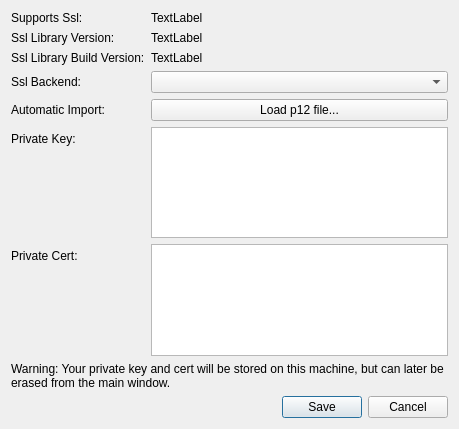
<?xml version="1.0" encoding="UTF-8"?>
<ui version="4.0">
 <class>ImportCertificateDialog</class>
 <widget class="QDialog" name="ImportCertificateDialog">
  <property name="geometry">
   <rect>
    <x>0</x>
    <y>0</y>
    <width>459</width>
    <height>429</height>
   </rect>
  </property>
  <property name="windowTitle">
   <string>Import Certificate</string>
  </property>
  <layout class="QVBoxLayout" name="verticalLayout">
   <item>
    <layout class="QFormLayout" name="formLayout">
     <item row="0" column="0">
      <widget class="QLabel" name="labelSupportsSsl">
       <property name="text">
        <string>Supports Ssl:</string>
       </property>
      </widget>
     </item>
     <item row="0" column="1">
      <widget class="QLabel" name="labelSupportsSslValue">
       <property name="text">
        <string>TextLabel</string>
       </property>
      </widget>
     </item>
     <item row="1" column="0">
      <widget class="QLabel" name="labelSslLibraryVersion">
       <property name="text">
        <string>Ssl Library Version:</string>
       </property>
      </widget>
     </item>
     <item row="1" column="1">
      <widget class="QLabel" name="labelSslLibraryVersionValue">
       <property name="text">
        <string>TextLabel</string>
       </property>
      </widget>
     </item>
     <item row="2" column="0">
      <widget class="QLabel" name="labelSslLibraryBuildVersion">
       <property name="text">
        <string>Ssl Library Build Version:</string>
       </property>
      </widget>
     </item>
     <item row="2" column="1">
      <widget class="QLabel" name="labelSslLibraryBuildVersionValue">
       <property name="text">
        <string>TextLabel</string>
       </property>
      </widget>
     </item>
     <item row="3" column="0">
      <widget class="QLabel" name="labelSslBackend">
       <property name="text">
        <string>Ssl Backend:</string>
       </property>
       <property name="buddy">
        <cstring>comboBoxSslBackend</cstring>
       </property>
      </widget>
     </item>
     <item row="3" column="1">
      <widget class="QComboBox" name="comboBoxSslBackend"/>
     </item>
     <item row="4" column="0">
      <widget class="QLabel" name="labelAutomaticImport">
       <property name="text">
        <string>Automatic Import:</string>
       </property>
       <property name="buddy">
        <cstring>pushButtonImport</cstring>
       </property>
      </widget>
     </item>
     <item row="4" column="1">
      <widget class="QPushButton" name="pushButtonImport">
       <property name="text">
        <string>Load p12 file...</string>
       </property>
      </widget>
     </item>
     <item row="5" column="0">
      <widget class="QLabel" name="labelPrivateKey">
       <property name="text">
        <string>Private Key:</string>
       </property>
       <property name="buddy">
        <cstring>plainTextEditKey</cstring>
       </property>
      </widget>
     </item>
     <item row="5" column="1">
      <widget class="QPlainTextEdit" name="plainTextEditKey">
       <property name="autoFillBackground">
        <bool>true</bool>
       </property>
      </widget>
     </item>
     <item row="6" column="0">
      <widget class="QLabel" name="labelPrivateCert">
       <property name="text">
        <string>Private Cert:</string>
       </property>
       <property name="buddy">
        <cstring>plainTextEditCert</cstring>
       </property>
      </widget>
     </item>
     <item row="6" column="1">
      <widget class="QPlainTextEdit" name="plainTextEditCert">
       <property name="autoFillBackground">
        <bool>true</bool>
       </property>
      </widget>
     </item>
    </layout>
   </item>
   <item>
    <widget class="QLabel" name="labelWarning">
     <property name="text">
      <string>Warning: Your private key and cert will be stored on this machine, but can later be erased from the main window.</string>
     </property>
     <property name="wordWrap">
      <bool>true</bool>
     </property>
    </widget>
   </item>
   <item>
    <widget class="QDialogButtonBox" name="buttonBox">
     <property name="orientation">
      <enum>Qt::Orientation::Horizontal</enum>
     </property>
     <property name="standardButtons">
      <set>QDialogButtonBox::StandardButton::Cancel|QDialogButtonBox::StandardButton::Save</set>
     </property>
    </widget>
   </item>
  </layout>
 </widget>
 <resources/>
 <connections>
  <connection>
   <sender>buttonBox</sender>
   <signal>accepted()</signal>
   <receiver>ImportCertificateDialog</receiver>
   <slot>accept()</slot>
   <hints>
    <hint type="sourcelabel">
     <x>248</x>
     <y>254</y>
    </hint>
    <hint type="destinationlabel">
     <x>157</x>
     <y>274</y>
    </hint>
   </hints>
  </connection>
  <connection>
   <sender>buttonBox</sender>
   <signal>rejected()</signal>
   <receiver>ImportCertificateDialog</receiver>
   <slot>reject()</slot>
   <hints>
    <hint type="sourcelabel">
     <x>316</x>
     <y>260</y>
    </hint>
    <hint type="destinationlabel">
     <x>286</x>
     <y>274</y>
    </hint>
   </hints>
  </connection>
 </connections>
</ui>
